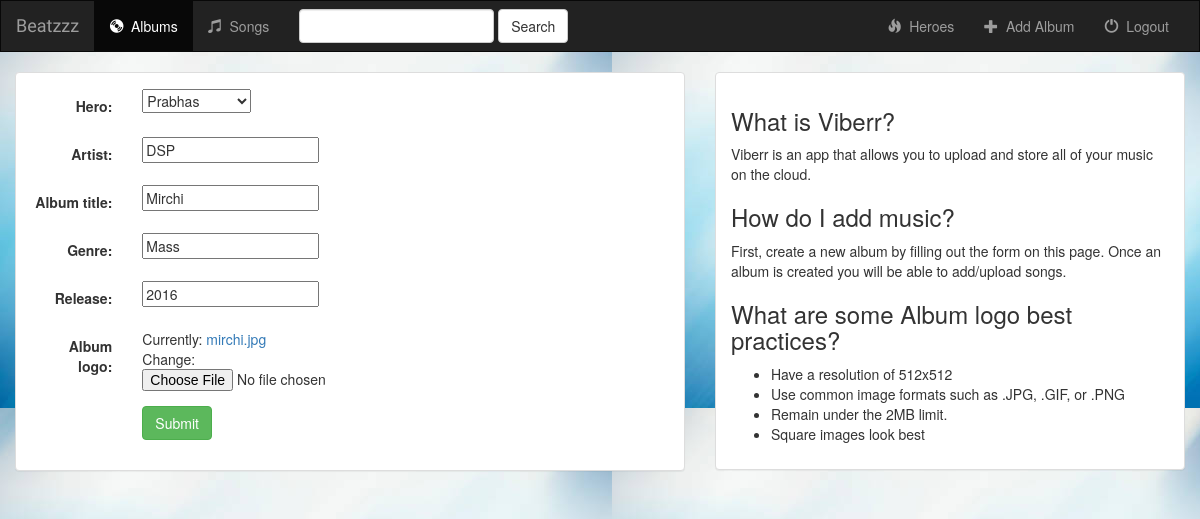
/music/album/4/, run on the app's committed database.
### music/models.py (models this page shows, shortened)
class Album(models.Model):
    hero = models.ForeignKey(Hero, default=1, verbose_name="Hero",on_delete=models.CASCADE)
    artist = models.CharField(max_length=200)
    album_title = models.CharField(max_length=400)
    genre = models.CharField(max_length=10)
    release = models.IntegerField()
    album_logo = models.FileField()

### music/views.py (the view)
# urls.py: url(r'album/(?P<pk>[0-9]+)/$', views.AlbumUpdate.as_view(), name='album-update'),
class AlbumUpdate(UpdateView):
    model = Album
    fields = ['hero','artist', 'album_title', 'genre', 'release', 'album_logo']

### music/models.py (called while the page is built)
    def __str__(self):
        return self.hero_name

### music/templates/music/album_form.html (shortened to what this page needs)
{% extends 'music/Base.html' %}
{% block albums_active %}active{% endblock %}
{% block body %}
<div class="container-fluid">
    <div class="row">
        <div class="col-sm-12 col-md-7">
            <div class="panel panel-default">
                <div class="panel-body">
                   <form class="form-horizontal" action="" method="post" enctype="multipart/form-data">
                       {% include 'music/form-template.html' %}
                       <div class="form-group">
                           <div class="col-sm-offset-2 col-sm-10">
                               <button type="submit" class="btn btn-success">Submit</button>
                           </div>
                       </div>
                   </form>
                </div>
            </div>
        </div>
        <div class="col-sm-12 col-md-5">
            <div class="panel panel-default">
                <div class="panel-body">
                    <h3>What is Viberr?</h3>
                    <p>Viberr is an app that allows you to upload and store all of your music on the cloud.</p>
                    <h3>How do I add music?</h3>
                    <p>First, create a new album by filling out the form on this page. Once an album is created you will be able to add/upload songs.</p>
                    <h3>What are some Album logo best practices?</h3>
                    <ul>
                        <li>Have a resolution of 512x512</li>
                        <li>Use common image formats such as .JPG, .GIF, or .PNG</li>
                        <li>Remain under the 2MB limit.</li>
                        <li>Square images look best</li>
                    </ul>
                </div>
            </div>
        </div>
    </div>
</div>
{% endblock %}

### music/templates/music/form-template.html (shortened to what this page needs)
{% for field in form %}
    <div class="form-group">
        <div class="col-sm-offset-2 col-sm-10">
        </div>
        <label class="control-label col-sm-2">{{ field.label_tag  }}</label>
        <div class="col-sm-10">{{ field }}</div>
    </div>
{% endfor %}

### music/static/music/style.css (style rules this page uses)
body { background: red url("images/background.jpg"); }

### data on the page
Album: form "Prabhas" "DSP" "Mirchi" "Mass" "2016"

### other printed values
{{ field.label_tag }} "Hero:" "Artist:" "Album title:" "Genre:" "Release:" "Album logo:"
